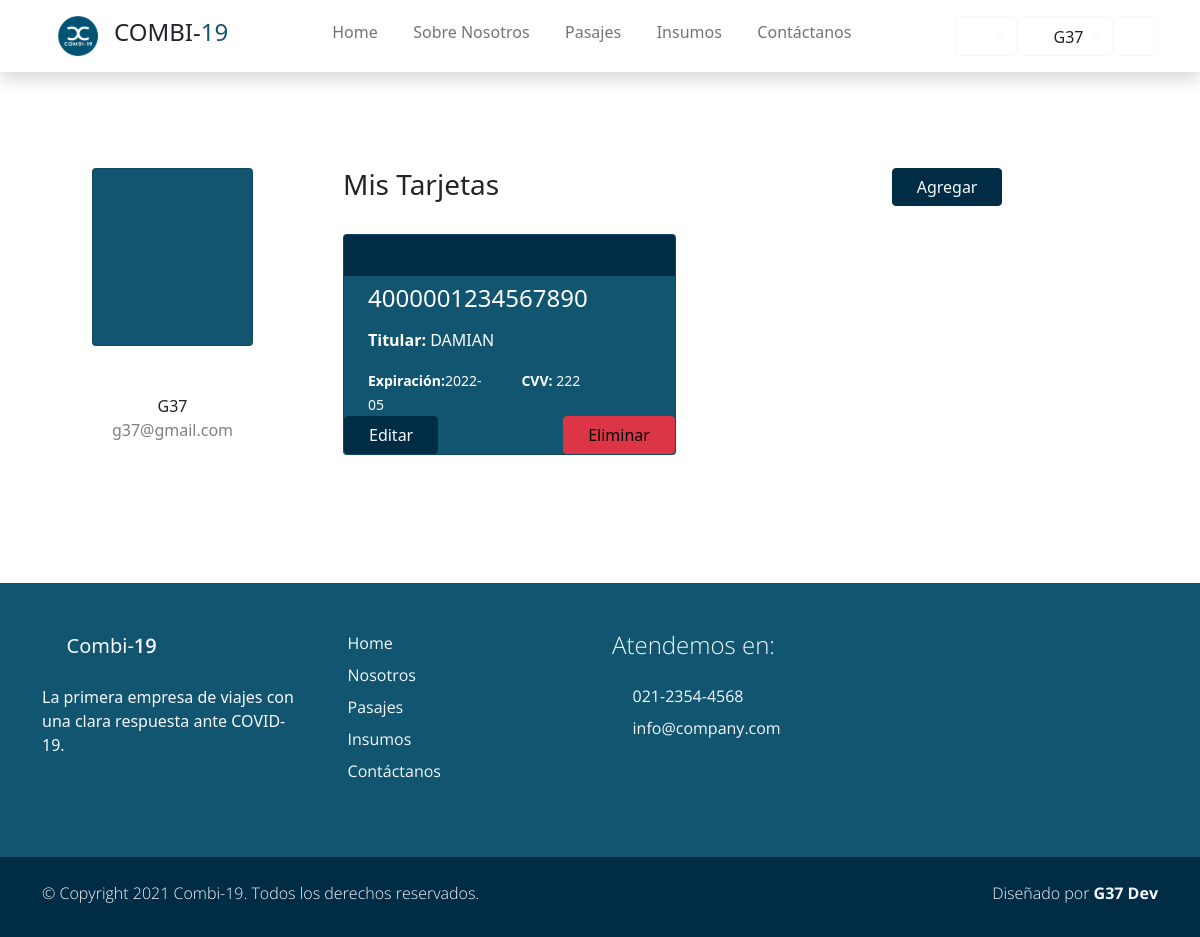
Screenshot of /tarjetas (signed in) with the database file from the repository.
### users/models.py (models this page shows, shortened)
class Account(AbstractBaseUser):
    email               = models.EmailField(verbose_name="email", max_length=60, unique=True)
    dni                 = models.IntegerField(verbose_name="dni", unique=True,)
    first_name          = models.CharField(max_length=30)
    last_name           = models.CharField(max_length=30)
    date_of_birth       = models.DateField(blank=True, null=True)
    is_GOLD             = models.BooleanField(default=False)
    _is_admin           = models.BooleanField(default=False)
    is_active           = models.BooleanField(default=True)
    is_staff            = models.BooleanField(default=False)
    _is_superuser       = models.BooleanField(default=False)
    objects = MyAccountManager()
    class Meta:
        verbose_name        = "Usuario"
        verbose_name_plural = "Usuarios"
    USERNAME_FIELD = 'email'
    REQUIRED_FIELDS = ['dni', 'first_name', 'last_name', 'date_of_birth']
    @property
    def is_superuser(self):
        return self.is_admin
    @property
    def is_admin(self):
        return self.is_staff

class Tarjeta(models.Model):
    usuario = models.ForeignKey(Account, on_delete=models.CASCADE, null=True)
    nro = models.BigIntegerField()
    nombre_titular = models.CharField(max_length= 40)
    fecha_vencimiento = models.CharField(max_length=10 ,default=None,null=True)
    cvv = models.IntegerField(default=None, null=True)
    class Meta:
        verbose_name="Tarjeta"
        verbose_name_plural="Tarjetas"

### users/views.py (the view)
def mistarjetas_view(request):
    tarjetas = Tarjeta.objects.filter(usuario_id=request.user.id)
    return render(request, "users/mistarjetas.html", {"tarjetas": tarjetas})

### users/templates/users/mistarjetas.html (shortened to what this page needs)
{% extends 'Combi19App/base.html' %}
{% load static %}
{% block content %}
<div class="container rounded bg-white mt-5 mb-5">
    <div class="row">
        <div class="col-md-3 border-right">
            <div class="d-flex flex-column align-items-center text-center p-3 py-5">
                <div class="card partner-wap  py-5 px-5">
                    <i class='display-1 text-white bx bx-user'></i>
                </div>
                <span class="font-weight-bold pt-5">{{request.user.first_name}}</span>
                <span class="text-black-50">{{request.user.email}}</span>
            </div>
        </div>
        <div class="col-md-9 border-right">
            <div class="p-3 py-5">
                <div class="row justify-content-between">
                    <h4 class="h3 text-right pb-4 col-md-4">Mis Tarjetas</h4>
                    <span class=" col-md-4">
                        <a href="{% url 'Nueva Tarjeta' %}">
                            <button type="button" class="btn btn-primary px-4">Agregar</button>
                        </a>
                    </span>
                </div>
                <div class="d-flex justify-content-between align-items-center mb-3">
                        {% if tarjetas %}
                            {% for tarjeta in tarjetas %}
                                <div class="col-md-5">
                                    <div class="card text-white bg-primary mb-3">
                                        <div class="card-header bg-secondary">
                                            <i class='bx bx-credit-card-front'></i>
                                        </div>
                                        <h4 class="px-4 py-2">
                                            {{tarjeta.nro}}
                                        </h4>
                                        <p class="card-text px-4"><b>Titular: </b>{{tarjeta.nombre_titular}}</p>
                                        <div class="row px-4">
                                            <div class="col-sm-6">
                                                <small>
                                                    <strong>Expiración:</strong>{{tarjeta.fecha_vencimiento}}
                                                </small>
                                            </div>
                                            <div class="col-sm-6 text-right pb-3">
                                                <small>
                                                    <strong>CVV:</strong> {{tarjeta.cvv}}
                                                </small>
                                            </div>
                                        </div>
                                        <div class="btn-group justify-content-between " role="group" aria-label="Basic example">
                                            <a href="{% url 'Editar Tarjeta' %}"><button type="button" class="btn btn-primary px-4">Editar</button></a>
                                            <a><button type="button" class="btn btn-danger px-4">Eliminar</button></a>
                                        </div>
                                    </div>
                                </div>
                            {% endfor %}
                        {% endif %}
                    </div>
                </div>
            </div>
        </div>
    </div>
</div>
{% endblock %}

### Combi19App/templates/Combi19App/base.html (shortened to what this page needs)
{% load static %}
<!DOCTYPE html>
<html lang="es">
<head>
    {% load static %}
    <link href="{% static 'Combi19App/css/bootstrap.min.css' %}" rel="stylesheet">
    <link href="{% static 'Combi19App/css/boxicon.min.css' %}" rel="stylesheet">
    <link rel="stylesheet" href="{% static 'Combi19App/css/estilos.css' %}">
</head>
<body>
    <nav id="main_nav" class="navbar navbar-expand-lg navbar-light bg-white shadow">
        <div class="container d-flex justify-content-center align-items-center">
            <a class="navbar-brand h1 " href="index.html">
                <a class="navbar-brand" href="#!"><img src="{% static 'Combi19App/img/logo_is_chiquito.png' %}" width="40">
                </a>
                <span class="text-dark h4">COMBI-</span><span class="text-primary h4">19</span></a>
            <div class="align-self-center collapse navbar-collapse flex-fill  d-lg-flex justify-content-lg-between" id="navbar-toggler-success">
                <div class="flex-fill mx-xl-5 mb-2">
                    <ul class="nav navbar-nav d-flex justify-content-between mx-xl-5 text-center text-dark">
                       <li class="nav-item">
                            <a class="nav-link btn-outline-primary rounded-pill px-2" href="{% url 'Home' %}">Home</a>
                        </li>
                        <li class="nav-item">
                            <a class="nav-link btn-outline-primary rounded-pill px-2" href="{% url 'About' %}">Sobre Nosotros</a>
                        </li>
                        <li class="nav-item">
                            <a class="nav-link btn-outline-primary rounded-pill px-2" href="{% url 'Pasajes' %}">Pasajes</a>
                        </li>
                        <li class="nav-item">
                            <a class="nav-link btn-outline-primary rounded-pill px-2" href="{% url 'Insumos' %}">Insumos</a>
                        </li>
                        <li class="nav-item">
                            <a class="nav-link btn-outline-primary rounded-pill px-2" href="{% url 'Contacto' %}">Contáctanos</a>
                        </li>
                    </ul>
                </div>
                <div class="navbar align-self-center">
                    <div class="btn-group" role="group">
                        <div class="btn-group" role="group">
                            <button class="btn btn-outline-light dropdown-toggle" type="button" id="dropdownMenuButton1" data-toggle="dropdown" aria-haspopup="true" aria-expanded="false">
                                <i class='bx bx-help-circle bx-sm bx-tada-hover text-primary'></i>
                            </button>
                        </div>
                    </div>
                    <div class="btn-group" role="group">
                        <div class="btn-group" role="group">
                            <button class="btn btn-outline-light dropdown-toggle" type="button" id="dropdownMenuButton" data-toggle="dropdown" aria-haspopup="true" aria-expanded="false">
                                <i class='bx bx-user-circle bx-sm text-primary'></i>
                                <span class="text-dark">{{ request.user.first_name }}</span>
                            </button>
                        </div>
                    </div>
                    <div>
                        <a class="btn btn-outline-light" href="{% url 'Logout' %}">
                            <i class='bx bx-log-out-circle bx-sm text-primary'></i>
                        </a>
                    </div>
                    </div>
                </div>
            </div>
    </nav>
    <div class="main">
        {% block content %}
        {% endblock content %}
    <footer class="bg-primary pt-4">
        <div class="container">
            <div class="row py-4">
                <div class="col-lg-3 col-12 align-left">
                    <a class="navbar-brand" href="index.html">
                        <i class='bx bx-bus bx-sm text-light'></i>
                        <span class="text-light h5">Combi-</span><span class="text-light h5 semi-bold-600">19</span>
                    </a>
                    <p class="text-light my-lg-4 my-2">
                        La primera empresa de viajes con una clara respuesta ante COVID-19.
                    </p>
                    <ul class="list-inline footer-icons light-300">
                        <li class="list-inline-item m-0">
                            <a class="text-light" target="_blank" href="http://facebook.com/">
                                <i class='bx bxl-facebook-square bx-md'></i>
                            </a>
                        </li>
                        <li class="list-inline-item m-0">
                            <a class="text-light" target="_blank" href="https://www.linkedin.com/">
                                <i class='bx bxl-linkedin-square bx-md'></i>
                            </a>
                        </li>
                        <li class="list-inline-item m-0">
                            <a class="text-light" target="_blank" href="https://www.whatsapp.com/">
                                <i class='bx bxl-whatsapp-square bx-md'></i>
                            </a>
                        </li>
                    </ul>
                </div>
                <div class="col-lg-3 col-md-4 my-sm-0 mt-4">
                        <ul class="list-unstyled text-light light-300">
                            <li class="pb-2">
                                <i class='bx-fw bx bxs-chevron-right bx-xs'></i><a class="text-decoration-none text-light"
								href="{% url 'Home' %}">Home</a>
                            </li>
                            <li class="pb-2">
                                <i class='bx-fw bx bxs-chevron-right bx-xs'></i><a class="text-decoration-none text-light py-1"
								href="{% url 'About' %}">Nosotros</a>
                            </li>
                            <li class="pb-2">
                                <i class='bx-fw bx bxs-chevron-right bx-xs'></i><a class="text-decoration-none text-light py-1"
								href="#">Pasajes</a>
                            </li>
                            <li class="pb-2">
                                <i class='bx-fw bx bxs-chevron-right bx-xs'></i></i><a class="text-decoration-none text-light py-1"
								href="#"">Insumos</a>
                            </li>
                            <li class="pb-2">
                                <i class='bx-fw bx bxs-chevron-right bx-xs'></i><a class="text-decoration-none text-light py-1"
								href="#">Contáctanos</a>
                            </li>
                        </ul>
                </div>
                <div class="col-lg-3 col-md-4 my-sm-0 mt-4">
                    <h2 class="h4 pb-lg-3 text-light light-300">Atendemos en:</h2>
                    <ul class="list-unstyled text-light light-300">
                        <li class="pb-2">
                            <i class='bx-fw bx bx-phone bx-xs'></i><a class="text-decoration-none text-light py-1"
							href="tel:010-020-0340">021-2354-4568</a>
                        </li>
                        <li class="pb-2">
                            <i class='bx-fw bx bx-mail-send bx-xs'></i><a class="text-decoration-none text-light py-1"
							href="mailto:info@company.com">info@company.com</a>
                        </li>
                    </ul>
                </div>
            </div>
        </div>
        <div class="w-100 bg-secondary py-3">
            <div class="container">
                <div class="row pt-2">
                    <div class="col-lg-6 col-sm-12">
                        <p class="text-lg-start text-center text-light light-300">
                            © Copyright 2021 Combi-19. Todos los derechos reservados.
                        </p>
                    </div>
                    <div class="col-lg-6 col-sm-12">
                        <p class="text-lg-end text-center text-light light-300">
                            Diseñado por <a rel="sponsored" class="text-decoration-none text-light"
							href="https://cursophp.com.ar/" target="_blank"><strong>G37 Dev</strong></a>
                        </p>
                    </div>
                </div>
            </div>
        </div>
    </footer>

### Combi19App/static/Combi19App/css/estilos.css (style rules this page uses)
html { font-family: 'Open Sans', sans-serif; }
p, a { font-weight: 400; }
.h3 { font-size: 28px; }
.light-300 { font-family: 'Open Sans', sans-serif !important; font-weight: 300; }
.semi-bold-600 { font-family: 'Open Sans', sans-serif !important; font-weight: 600; }
.text-primary { color: #115571 !important }
.btn-primary { color: #f6f9fe; background-color: #002c46; border-color: #002c46; }
.btn-outline-primary { color: #002c46; border-color: #002c46; }
.bg-primary { background-color: #115571 !important; }
.bg-secondary { background-color: #002c46 !important; }
.partner-wap { background-color: #115571; transition: 1s; cursor: pointer; }

### rows the page displays
Account: user.first_name "G37", user.email "g37@gmail.com"
Tarjeta: nro "4000001234567890", nombre_titular "DAMIAN", fecha_vencimiento "2022-05", cvv "222"
